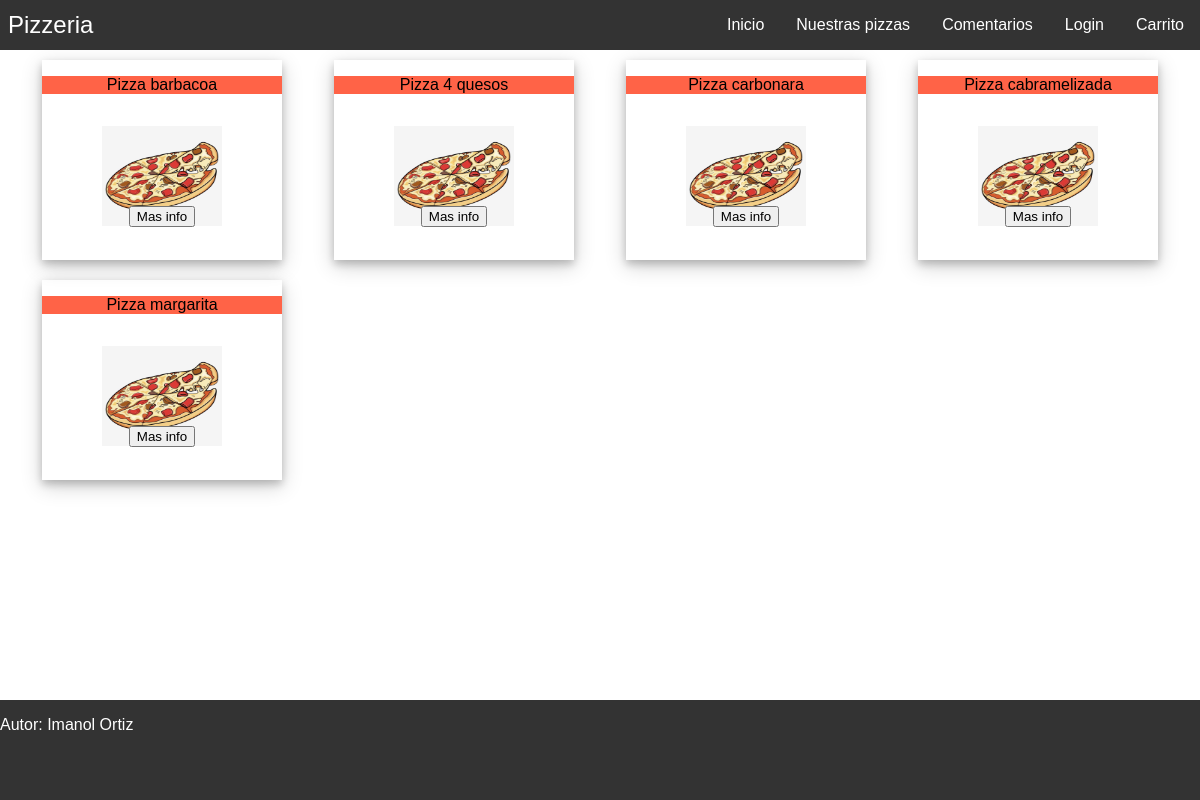
The page /nuestras_pizzas on the database its author committed.
### pizzeria/models.py (models this page shows)
class Pizza(models.Model):
    nombre = models.CharField(max_length = 30)
    precio = models.FloatField()
    def __str__(self):
        return self.nombre

### pizzeria/views.py (the view)
# urls.py: path('nuestras_pizzas', views.nuestras_pizzas, name='nuestras_pizzas'),
def nuestras_pizzas(request):
    pizzas = query_pizzas()
    context = {'pizzas': pizzas}
    return render(request, 'pizzeria/nuestras_pizzas.html', context)

### pizzeria/views.py (called while the page is built)
def query_pizzas():
    pizzas = Pizza.objects.all()
    return pizzas

### pizzeria/templates/pizzeria/nuestras_pizzas.html (shortened to what this page needs)
{% extends 'pizzeria/base.html' %}
{% block content %}
{% for pizza in pizzas %}
    <div class="carta_pizza">
        <div class="titulo">
            <p>{{pizza}}</p>
        </div>
        {% load static %}
        <div class="imagen">
            <img src="{% static 'pizzeria/pizza.jpg' %}" alt="pizza">
        </div>
        <form action="{% url 'pizzeria:mostrar_info_pizza' pizza.id %}">
            <button onclick="mostrar()">Mas info</button>
        </form>
    </div>
{% empty %}
<p>No hay pizzas</p>
{% endfor %}
{% endblock content%}

### pizzeria/templates/pizzeria/base.html (shortened to what this page needs)
<!DOCTYPE html>
<html lang="es">
<head>
    {% load static %}
    <link rel="stylesheet" type="text/css" href="{% static 'pizzeria/styles.css' %}">
</head>
<body>
    <nav class="navbar">
        <div class="brand-title">Pizzeria</div>
        <div class="navbar-links">
          <ul>
            <li><a href="{% url 'pizzeria:index' %}">Inicio</a></li>
            <li><a href="{% url 'pizzeria:nuestras_pizzas' %}">Nuestras pizzas</a></li>
            <li><a href="{% url 'pizzeria:dejar_comentario' %}">Comentarios</a></li>
            {% if user.is_authenticated %}
                <li><a class="usuario" href="{% url 'usuarios:perfil' %}">{{ user.username }}</a></li>
            {% else %}
                <li><a class="usuario" href="{% url 'usuarios:login' %}">Login</a></li>
            {% endif %}
            <li><a class="usuario" href="{% url 'pizzeria:carrito' %}">Carrito</a></li>
          </ul>
        </div>
      </nav>
    {% block content %}
    {% endblock content%}
    <footer>
        <p>Autor: Imanol Ortiz</p>
    </footer>
</body>
</html>

### pizzeria/static/pizzeria/styles.css (style rules this page uses)
* { font-family: Arial, Helvetica, sans-serif; box-sizing: border-box; }
body { margin: 0; padding: 0; }
.navbar { display: flex; position: relative; justify-content: space-between; align-items: center; background-color: #333; color: white; }
.brand-title { font-size: 1.5rem; margin: .5rem; }
.navbar-links { height: 100%; }
.navbar-links ul { display: flex; margin: 0; padding: 0; }
.navbar-links li { list-style: none; }
.navbar-links li a { display: block; text-decoration: none; color: white; padding: 1rem; }
.carta_pizza { margin: 10px; width: 20%; height: 200px; float: left; box-shadow: 0 4px 8px 0 rgba(0, 0, 0, 0.2), 0 6px 20px 0 rgba(0, 0, 0, 0.19); text-align: center; margin-left: 3.5%; }
.carta_pizza .titulo { width: 100%; height: 50px; }
.carta_pizza .titulo p { background-color: tomato; }
.carta_pizza .imagen { width: 100%; height: 80px; }
.carta_pizza .imagen img { width: 50%; height: 100px; }
footer { background-color: #333; color: white; width: 100%; height: 100px; position: absolute; bottom: 0; }

### rows shown on the page
Pizza: nombre "Pizza barbacoa"
Pizza: nombre "Pizza 4 quesos"
Pizza: nombre "Pizza carbonara"
Pizza: nombre "Pizza cabramelizada"
Pizza: nombre "Pizza margarita"
